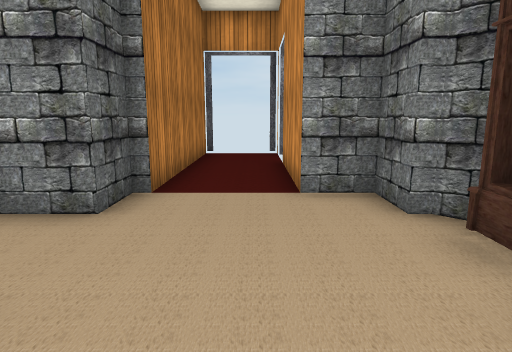
View 1 (above)

19 first-person views from a walk through a 3-D level made in the Unity game engine. The camera is 1.2 m above the floor, tilts 10° down and sees 75° across. The floor is counted in squares, 1 m on a side. Each view is taken from the middle of a square. On the plan, view 1 faces up. The plan holds only what a view shows up to about 14 squares ahead; the rest is blank. The player is left out. Door leaves are left out, so doorways stand open. Some surface patterns are stand-ins.

View 2
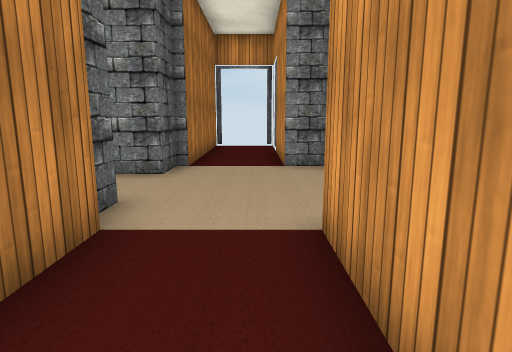

View 3
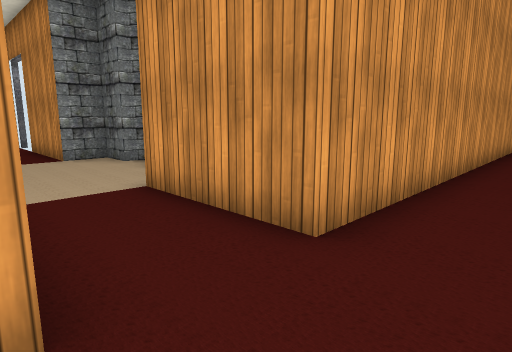

View 4
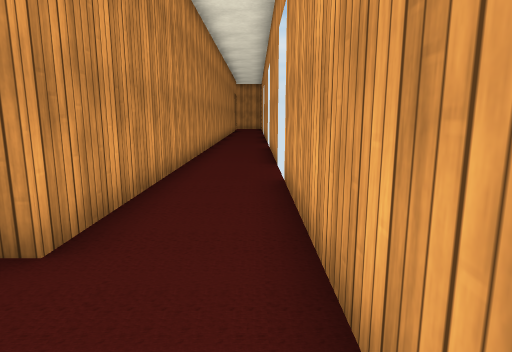

View 5
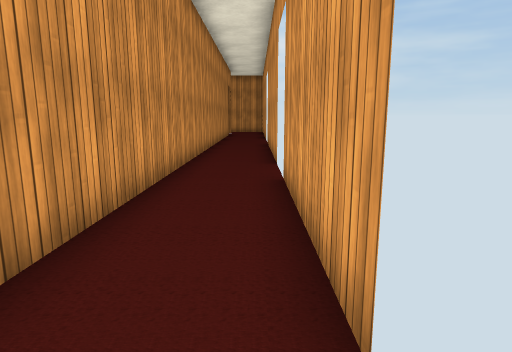

View 6
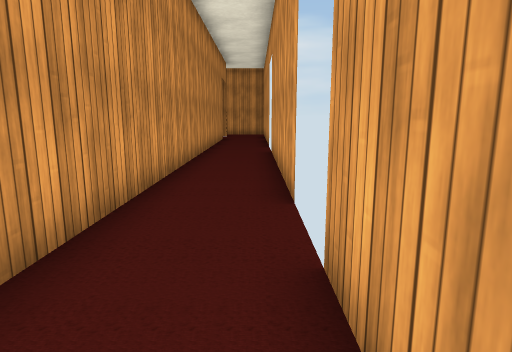

View 7
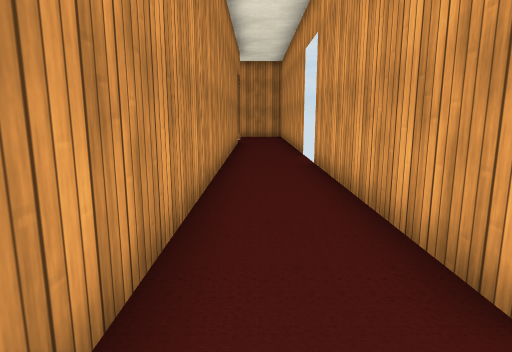

View 8
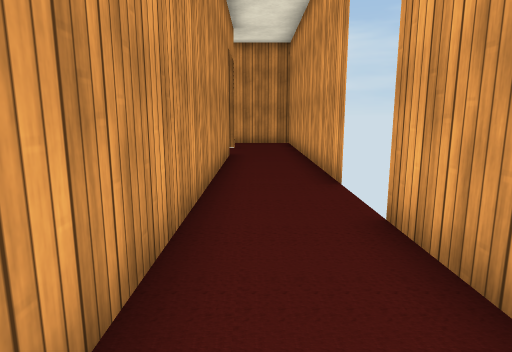

View 9
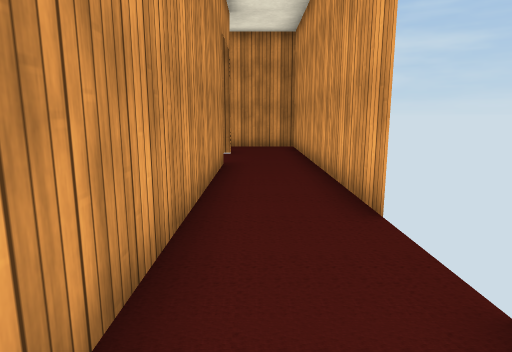

View 10
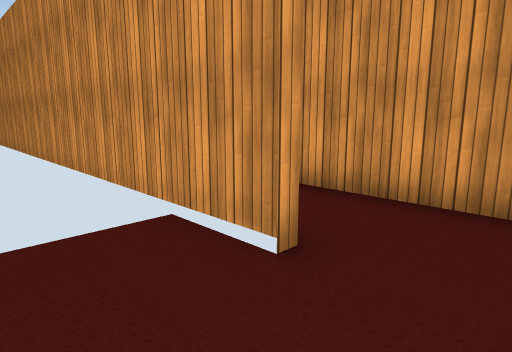

View 11
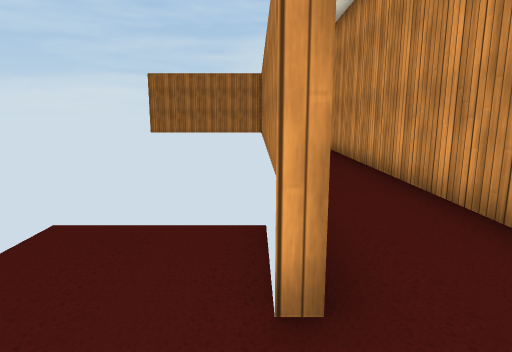

View 12
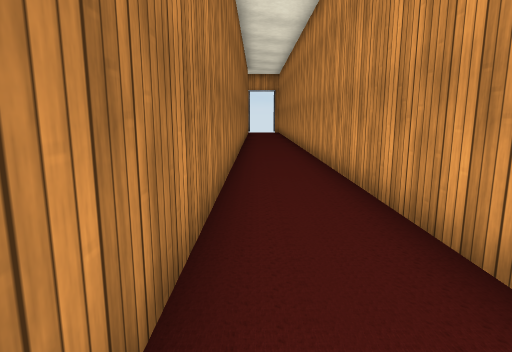

View 13
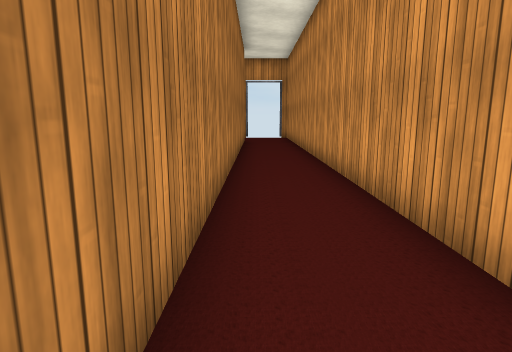

View 14
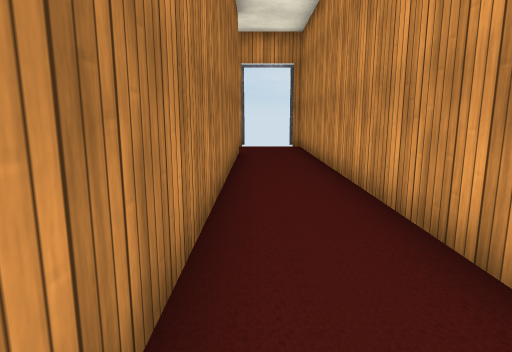

View 15
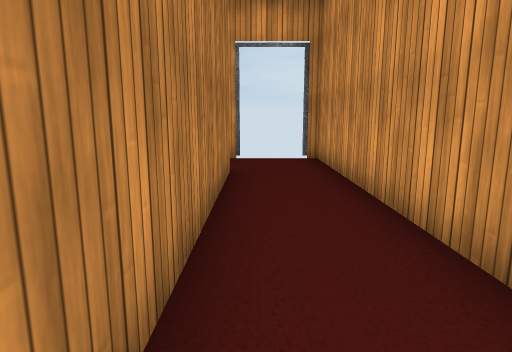

View 16
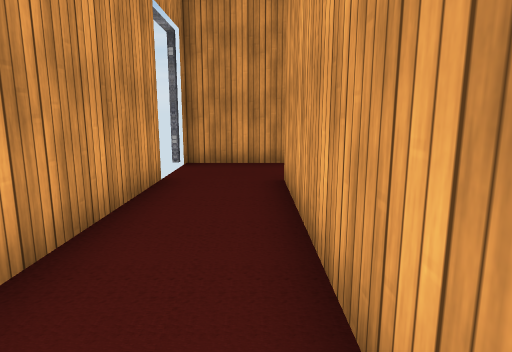

View 17
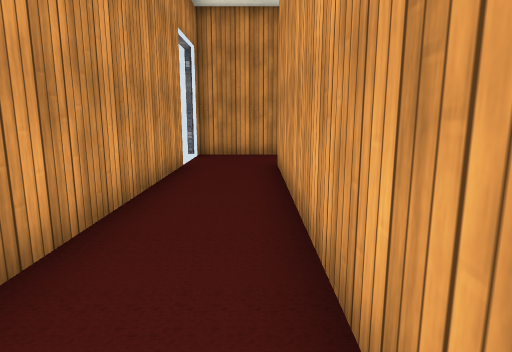

View 18
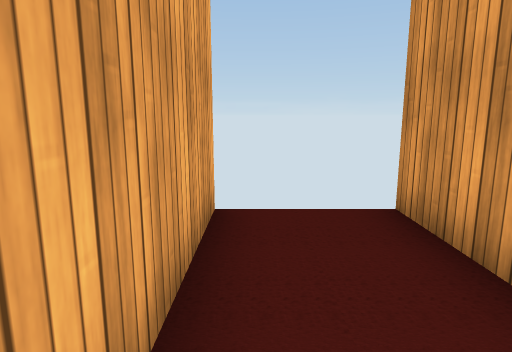

View 19
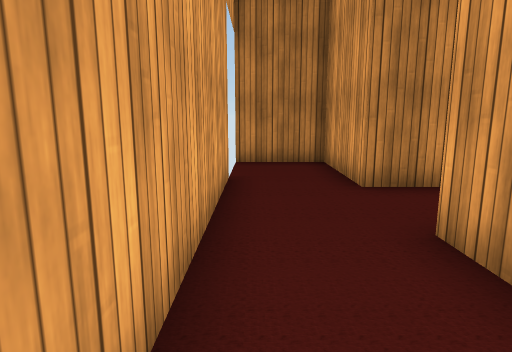

### Floor plan
Points are (right, up) in squares from view 1. A wall is a line through its corners. A room is listed if a view was taken in it or the views show most of it. See-through windows are left out.
Room 1 (views 1, 2, 3, 4, 5, 6, 7, 8, 9, 10, 11, 19)
walls: (6.4, -5.5) (11.6, -5.5); (13.5, -5.5) (20.9, -5.5); (2.6, 3.6) (2.2, 4.1); (1.9, 4) (1.9, 5.3) (0.7, 5.3) (0.7, 8.9); (-1.7, 0.5) (-1.7, -3.1) (-5, -3.1) (-5, -5.6); (-2.6, -5.5) (4.4, -5.5); (-2, 1.8) (-2, 1); (22.9, -5.5) (30.6, -5.5); (-2, 5.4) (-2, 4.1) (-3.2, 4.1); (-1.7, 11.2) (-1.7, 5.2); (27.8, -3.1) (0.7, -3.1) (0.7, 0.5); (30.4, -3.2) (30.4, 12.6); (30.5, -3.1) (30, -3.1)
ways out: opening at (30, -4.5) to room 2; open door at (0.4, 10.4); gap at (4, -6)
objects: clock (2, 3)
Room 2 (views 12, 13, 14, 15, 16, 17, 18)
walls: (30.6, 23.9) (21.6, 23.9); (21.6, 21.5) (30.4, 21.5) (30.4, -2.4); (30.6, -5.5) (32.8, -5.5) (32.8, 23.9) (32.4, 23.9)
ways out: opening at (30, -4.5) to room 1; open door at (31.5, 24)

Where each view was taken, in squares from view 1:
view 1: 0 up, 0 right, facing up
view 2: 3 down, 0 right, facing up
view 3: 5 down, 2 left, facing up-right
view 4: 5 down, 2 left, facing right
view 5: 5 down, 5 right, facing right
view 6: 5 down, 9 right, facing right
view 7: 4 down, 12 right, facing right
view 8: 4 down, 17 right, facing right
view 9: 4 down, 19 right, facing right
view 10: 5 down, 28 right, facing up-right
view 11: 5 down, 30 right, facing up
view 12: 3 down, 31 right, facing up
view 13: 4 up, 31 right, facing up
view 14: 10 up, 31 right, facing up
view 15: 14 up, 31 right, facing up
view 16: 22 up, 24 right, facing right
view 17: 22 up, 22 right, facing right
view 18: 22 up, 26 right, facing left
view 19: 5 down, 4 right, facing left
